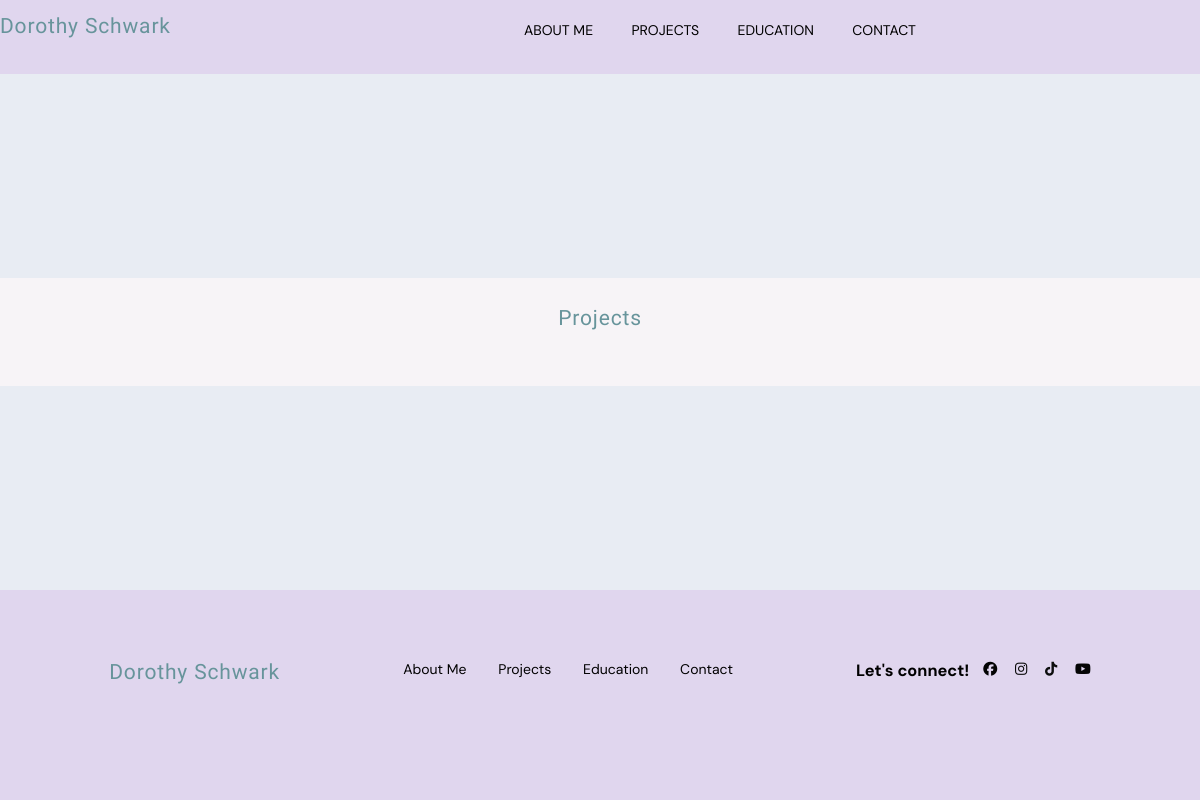
The page /projects/ on the database as committed earlier.
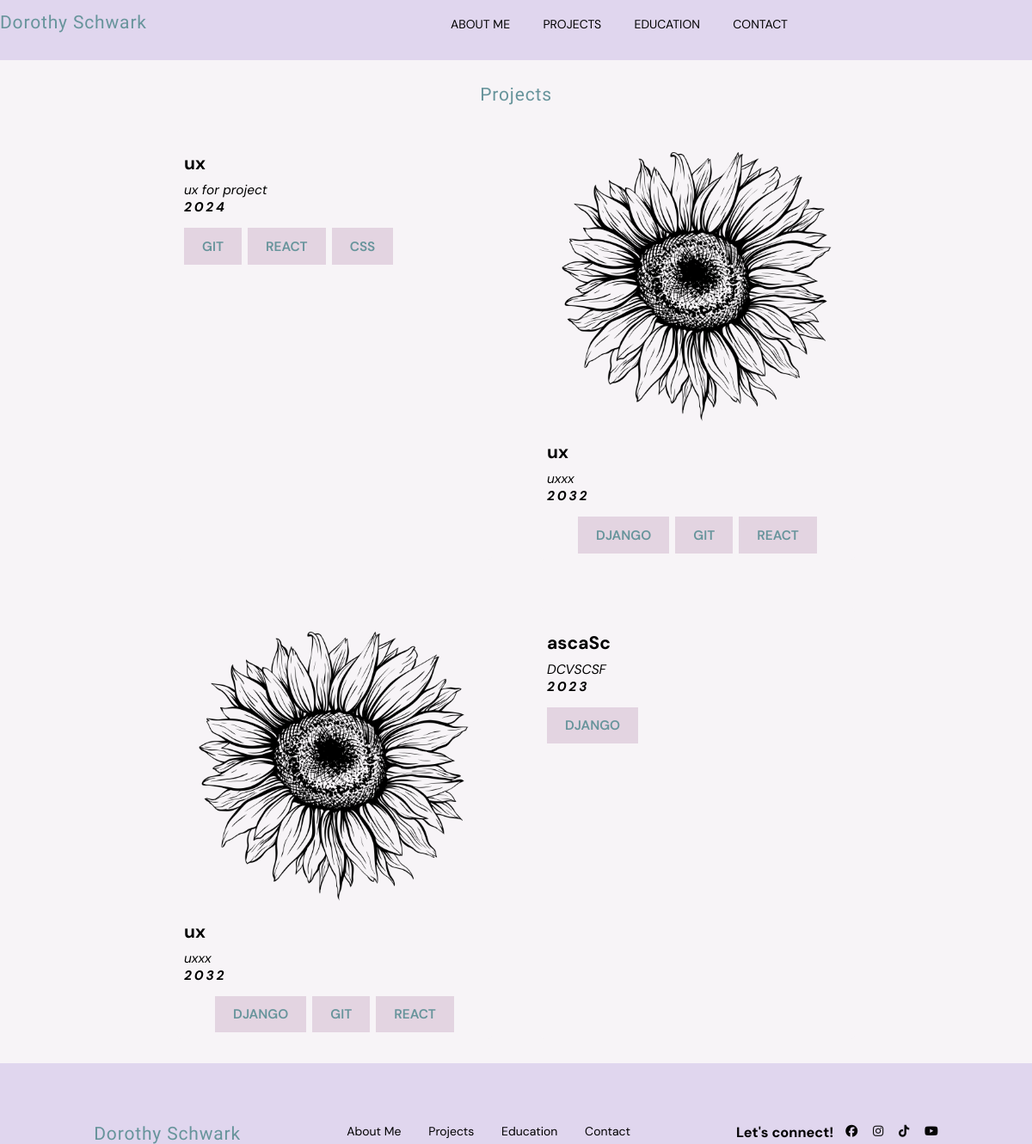
The same page on the database as committed later.
### projects/models.py (models this page shows, shortened)
class Project(models.Model):
    name = models.CharField(max_length=225)
    description = models.TextField()
    year = models.IntegerField()
    img = models.ImageField(upload_to='project_images/')
    repository = models.URLField()
    technologies = models.ManyToManyField(Tech)

class Tech(models.Model):
    name = models.CharField(max_length=100)

### projects/views.py (the view)
# urls.py: path('', views.projects_list, name='projects'),
def projects_list(request):
    projects = Project.objects.all()
    return render (request, 'projects/projects_list.html', {'projects' : projects})

### templates/projects/projects_list.html (shortened to what this page needs)
{% extends 'base.html' %}
{% load static %}
{% block content %}
<section class="projects-section center">
<h2>Projects</h2>
<div id="projects-list">
    {% for project in projects %}
    <div class="project-card">
        <a href="{{project.repository}}" target="_blank">
            <img src="{{project.img}}" alt="">
            <p>{{project.name}}</p>
            <p>{{project.description}}</p>
            <p>{{project.year}}</p>
            <div class="technologies center">
                {%for tech in project.technologies.all %}
                <label>{{tech.name}}</label>
                {% endfor %}
            </div>
        </a>
    </div>
    {% endfor %}
</div>
</section>
{% endblock content %}

Rows that differ between the two databases and show on the page:
added Project: name "ux", description "ux for project", year "2024"
now on this page (row unchanged): Tech: name "GIT"
now on this page (row unchanged): Tech: name "REACT"
now on this page (row unchanged): Tech: name "CSS", shown under "ux"
added Project: img (picture), name "ux", description "uxxx", year "2032"
now on this page (row unchanged): Tech: name "DJANGO"
added Project: img (picture), name "ux", description "uxxx", year "2032"
added Project: name "ascaSc", description "DCVSCSF", year "2023"
